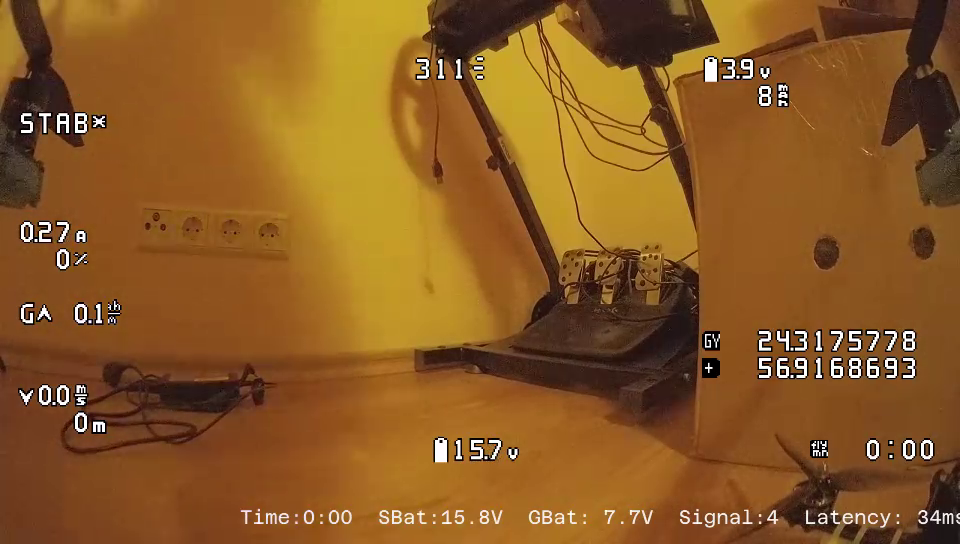
#> input picture frame 90 of TestingFiles/drone_feed_test.mp4, 960 x 544 px
$ jupyter execute --allow-errors py_proj_antenna.ipynb
#> lines starting #> are read from the running program, lines starting #| are printed output that depends on the picture; after the words box and inside, x2 and y2 are one past the last pixel; in counts of white or black regions, pixels touching at a corner belong together
#> the loop `for i in range (int(videofps/capture_frequency)):` made 12 passes
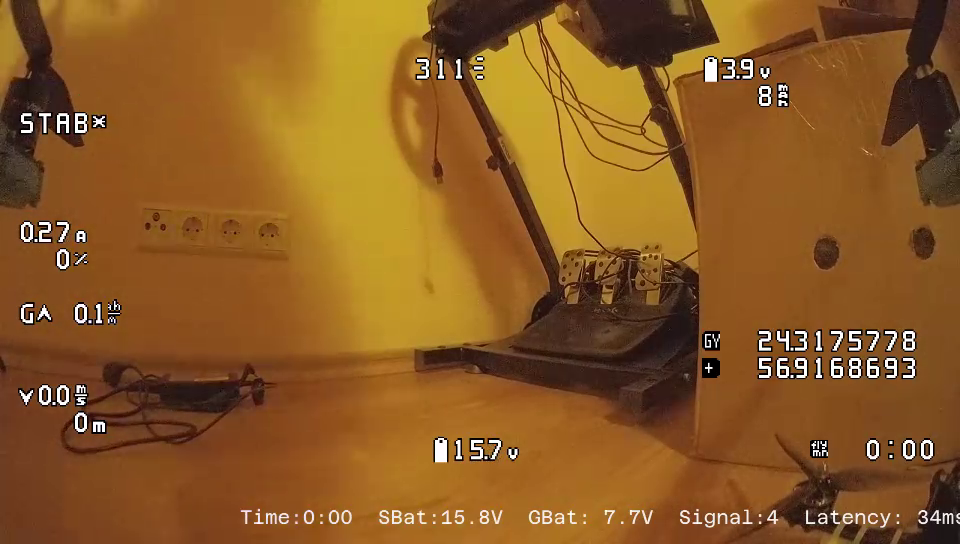
#> input picture frame 90 of TestingFiles/drone_feed_test.mp4, 960 x 544 px
#> `grayframe = cv2.cvtColor(frame, cv2.COLOR_BGR2GRAY)`:
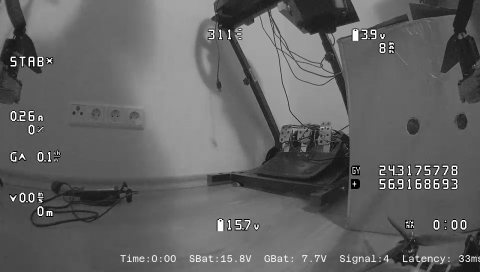
#> grayframe: shape (544, 960) (shown at 1/2 size); min 0, max 255, mean 98.6
#> `grayframe = cv2.cvtColor(frame, cv2.COLOR_BGR2GRAY)`:
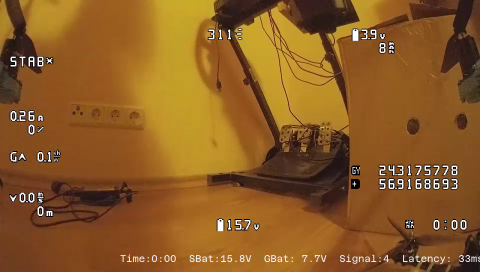
#> frame: shape (544, 960, 3) (shown at 1/2 size); mean B, G, R 36.6, 90.5, 138.4
#> `framestatus2, tresholdframe = cv2.threshold(grayframe,220,255,cv2.THRE..`:
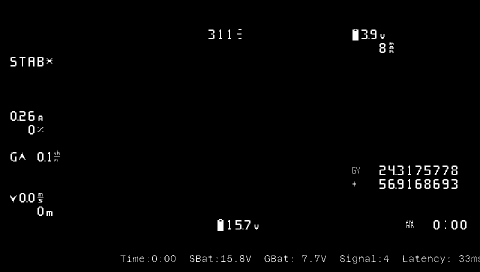
#> tresholdframe: shape (544, 960) (shown at 1/2 size); min 0, max 255, mean 3.7
#> `lat_area = tresholdframe[lat_contour[0,1]:lat_contour[0,1]+lat_height,..`:
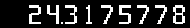
#> lat_area: shape (28, 190); min 0, max 255, mean 40.1
#> `lon_area = tresholdframe[lon_contour[0,1]:lon_contour[0,1]+lon_height,..`:
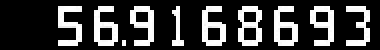
#> lon_area: shape (25, 190) (shown 2 times larger); min 0, max 255, mean 60.2
#> `alt_area = tresholdframe[alt_contour[0,1]:alt_contour[0,1]+alt_height,..`:
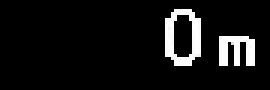
#> alt_area: shape (30, 90) (shown 3 times larger); min 0, max 255, mean 19.3
[cell 1]
import cv2
import os
import time
import pymavlink
from multiprocessing import Process
import numpy as np

[cell 2]
#Loading training images and labels and saving the data
images = []
labels = np.array([2,0,0,3,3,9,9,6,6,8,8,6,6,1,1,9,9,6,6,5,5,8,8,7,7,7,7,5,5,7,7,1,1,3,3,4,4,2,2])
trainedlabels = labels[:,np.newaxis]
#print(trainedlabels.shape)
#print(trainedlabels)
picnum = 39
img_data = []
#> (the rest of this cell did not finish here and is left out)

#> (a cell that did not finish here is left out)

#> (a cell that did not finish here is left out)

[cell 5]
#Native 1920x1080, video test 960x544
# left top corner (x,y), right top corner(x,y), right bottom corner(x,y), left bottom corner(x,y)
x_res = 960
y_res = 544

lat_contour = np.array([[int(730/960*x_res),int(326/544*y_res)],[int(920/960*x_res),int(326/544*y_res)],[int(920/960*x_res),int(354/544*y_res)],[int(730/960*x_res),int(354/544*y_res)]])
lon_contour = np.array([[int(730/960*x_res),int(355/544*y_res)],[int(920/960*x_res),int(355/544*y_res)],[int(920/960*x_res),int(380/544*y_res)],[int(730/960*x_res),int(380/544*y_res)]])
alt_contour = np.array([[int(20/960*x_res),int(410/544*y_res)],[int(110/960*x_res),int(410/544*y_res)],[int(110/960*x_res),int(440/544*y_res)],[int(20/960*x_res),int(440/544*y_res)]])
contour_arr = np.array([lat_contour, lon_contour, alt_contour])
lat_width = abs(lat_contour[0,0]-lat_contour[1,0])
lat_height = abs(lat_contour[0,1]-lat_contour[2,1])
lon_width = abs(lon_contour[0,0]-lon_contour[1,0])
lon_height = abs(lon_contour[0,1]-lon_contour[2,1])
alt_width = abs(alt_contour[0,0]-alt_contour[1,0])
alt_height = abs(alt_contour[0,1]-alt_contour[2,1])
#print(np.shape(contour_arr))

[cell 6]
def img_to_number(img_frame, img_name):
#> called with img_name = 'lat'
	number_contour = cv2.findContours(img_frame.copy(), cv2.RETR_EXTERNAL, cv2.CHAIN_APPROX_SIMPLE)
#> number_contour = 10 contours, 1 with area under 20; largest, box (x1, y1, x2, y2) and area: (173, 5, 185, 24) 170, (119, 5, 131, 24) 71, (29, 5, 41, 24) 68, (47, 5, 59, 24) 61, (65, 5, 77, 24) 55
	number_contour = number_contour[0]
	#print(number_contour)
	good_contour = []
	good_bounding_boxes = []
	img_array = []
	img_array_resized = []
	#resize_size = (10,10)
	#resize_size = (20,20)
	resize_size = (30,30)
	for i in number_contour:
		(x,y,w,h) = cv2.boundingRect(i)
		#print(x,y,w,y,i,cv2.boundingRect(i))
		if w>=5 and (h>= 15):
			good_contour.append(i)
			good_bounding_boxes.append(cv2.boundingRect(i))
#> this loop made 10 passes
#> (x, y, w, h) on passes 2 to 9: (173, 5, 12, 19), (155, 5, 12, 19), (137, 5, 12, 19), (119, 5, 12, 19), (101, 5, 12, 19), (86, 5, 6, 19), (65, 5, 12, 19), (47, 5, 12, 19)
#> after the loop, good_bounding_boxes = [(173, 5, 12, 19), (155, 5, 12, 19), (137, 5, 12, 19), (119, 5, 12, 19), (101, 5, 12, 19), (86, 5, 6, 19), (65, 5, 12, 19), (47, 5, 12, 19), (29, 5, 12, 19)]; good_contour = 9 contours; largest, box (x1, y1, x2, y2) and area: (173, 5, 185, 24) 170, (119, 5, 131, 24) 71, (29, 5, 41, 24) 68, (47, 5, 59, 24) 61, (65, 5, 77, 24) 55
	#good_bounding_boxes = list(good_bounding_boxes)
	good_bounding_boxes_arr = np.array(good_bounding_boxes)
#> good_bounding_boxes_arr = [[173, 5, 12, 19], [155, 5, 12, 19], [137, 5, 12, 19], [119, 5, 12, 19], [101, 5, 12, 19], [86, 5, 6, 19], [65, 5, 12, 19], [47, 5, 12, 19], [29, 5, 12, 19]]
	# [6 lines of commented-out code are left out]
	i = 0
	for i in range(good_bounding_boxes_arr.shape[0]):
		y1 = good_bounding_boxes_arr[i,1].item()
		y2 = int(good_bounding_boxes_arr[i,1])+int(good_bounding_boxes_arr[i,3])
		x1 = int(good_bounding_boxes_arr[i,0])
		x2 = int(good_bounding_boxes_arr[i,0])+int(good_bounding_boxes_arr[i,2])
		tempimg = img_frame[y1:y2, x1:x2]
		img_array.append(tempimg.copy())
		temp_resized_img = cv2.resize(tempimg, resize_size, interpolation=cv2.INTER_AREA)
		img_array_resized.append(temp_resized_img.copy())
#> this loop made 9 passes
#> (x1, x2) on passes 1 to 8: (173, 185), (155, 167), (137, 149), (119, 131), (101, 113), (86, 92), (65, 77), (47, 59)
#> pass 1, in img_to_number, `temp_resized_img = cv2.resize(tempimg, resize_size, interpolation=cv2...`:
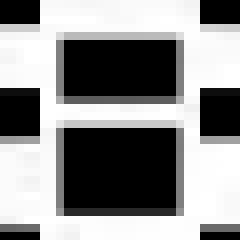
#> temp_resized_img: shape (30, 30) (shown 8 times larger); min 0, max 255, mean 141.2
#> pass 2, in img_to_number, `temp_resized_img = cv2.resize(tempimg, resize_size, interpolation=cv2...`:
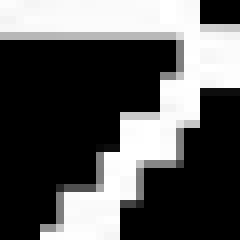
#> temp_resized_img: shape (30, 30) (shown 8 times larger); min 0, max 255, mean 89.2
#> after the loop:
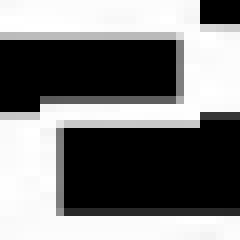
#> temp_resized_img: shape (30, 30) (shown 8 times larger); min 0, max 255, mean 123.6
#> after the loop, img_array = 9 items; img_array_resized = 9 items
		# [5 lines of commented-out code are left out]
	img_array_resized = np.array(img_array_resized)
	#img_array_resized = img_array_resized.reshape(-1,100).astype(np.float32)
	img_array_resized = img_array_resized.reshape(-1,900).astype(np.float32)
	ret,result,neighbours,dist = knn.findNearest(img_array_resized,k=1)
	endstring = str(int(result[(len(result)-1)]))
	i=0
	for i in range (len(result)-1):
		endstring = endstring + str(int(result[(len(result)-2-i)]))
	if(len(result)>=7):
		endnum = int(endstring)/(10000000)
	else:
		endnum = int(endstring)
	#print(endnum)
	#print(len(result))
	#cv2.imshow('nam', numarea)
	return endnum

[cell 7]
#Displays every 20th frame from video currently, live feed later
testvid = cv2.VideoCapture('C:/Users/Eriks/Desktop/drone_feed_test.mp4')
videofps = 60
capture_frequency = 5 # analyzed frames per second
i = 0
show_full_frame = 0 #Value 1 used for seeing the full screen before area cropping
#> (the rest of this cell did not finish here and is left out)

$ run again, starting later in the video
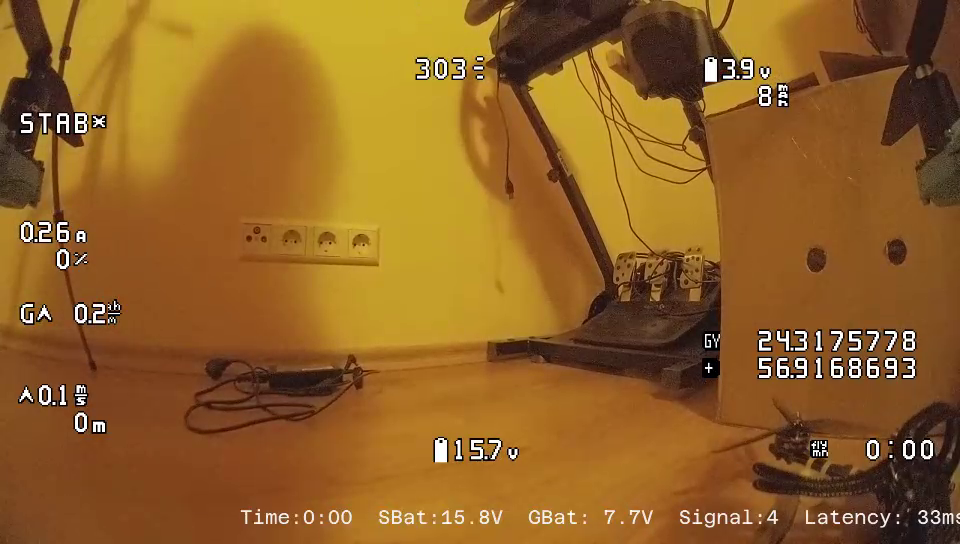
#> input picture frame 405 of TestingFiles/drone_feed_test.mp4, 960 x 544 px
#> the loop `for i in range (int(videofps/capture_frequency)):` made 12 passes
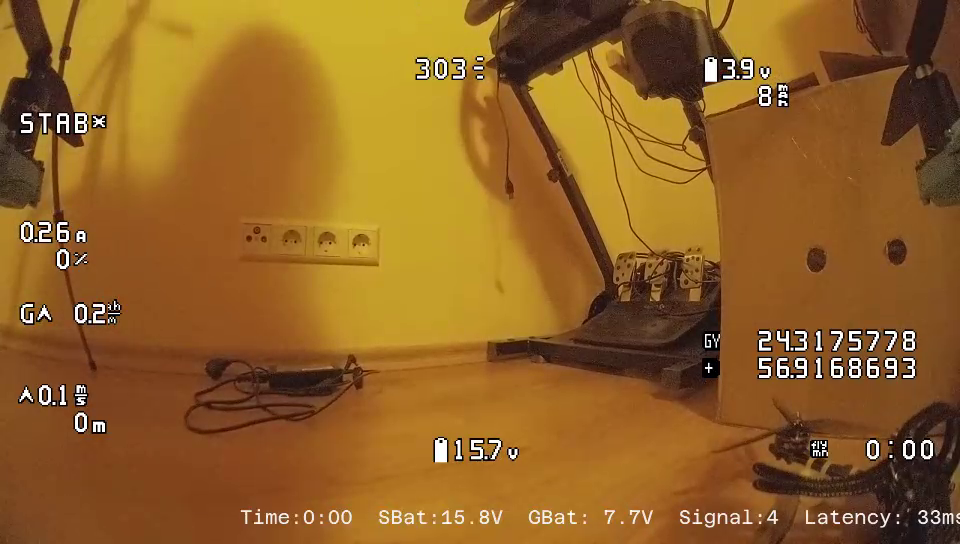
#> input picture frame 405 of TestingFiles/drone_feed_test.mp4, 960 x 544 px
#> `grayframe = cv2.cvtColor(frame, cv2.COLOR_BGR2GRAY)`:
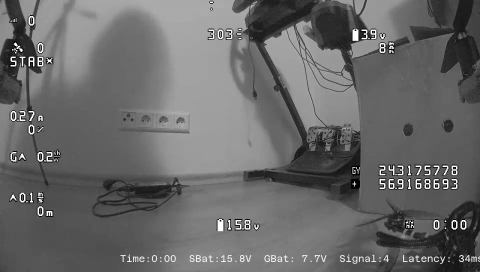
#> grayframe: shape (544, 960) (shown at 1/2 size); min 0, max 255, mean 104.6
#> `framestatus2, tresholdframe = cv2.threshold(grayframe,220,255,cv2.THRE..`:
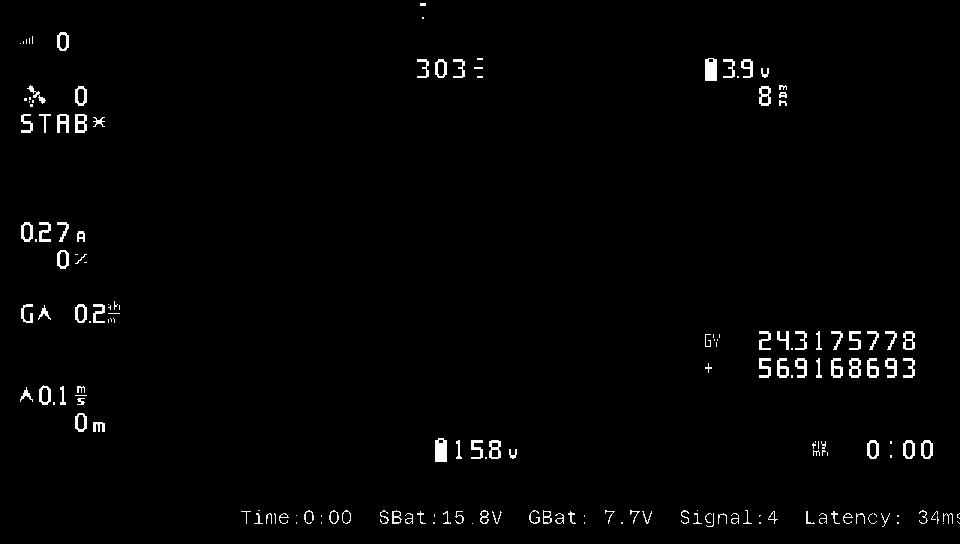
#> tresholdframe: shape (544, 960); min 0, max 255, mean 3.9
#> number_contour = 10 contours, 1 with area under 20; largest, box (x1, y1, x2, y2) and area: (173, 5, 185, 24) 170, (119, 5, 131, 24) 71, (29, 5, 41, 24) 68, (47, 5, 59, 24) 61, (65, 5, 77, 24) 55
#> the loop in img_to_number, `for i in number_contour:` made 10 passes
#> (x, y, w, h) on passes 2 to 9: (173, 5, 12, 19), (155, 5, 12, 19), (137, 5, 12, 19), (119, 5, 12, 19), (101, 5, 12, 19), (86, 5, 6, 19), (65, 5, 12, 19), (47, 5, 12, 19)
#> after the loop in img_to_number, `for i in number_contour:`: good_bounding_boxes = [(173, 5, 12, 19), (155, 5, 12, 19), (137, 5, 12, 19), (119, 5, 12, 19), (101, 5, 12, 19), (86, 5, 6, 19), (65, 5, 12, 19), (47, 5, 12, 19), (29, 5, 12, 19)]; good_contour = 9 contours; largest, box (x1, y1, x2, y2) and area: (173, 5, 185, 24) 170, (119, 5, 131, 24) 71, (29, 5, 41, 24) 68, (47, 5, 59, 24) 61, (65, 5, 77, 24) 55
#> good_bounding_boxes_arr = [[173, 5, 12, 19], [155, 5, 12, 19], [137, 5, 12, 19], [119, 5, 12, 19], [101, 5, 12, 19], [86, 5, 6, 19], [65, 5, 12, 19], [47, 5, 12, 19], [29, 5, 12, 19]]
#> the loop in img_to_number, `for i in range(good_bounding_boxes_arr.shape[0]):` made 9 passes
#> (x1, x2) on passes 1 to 8: (173, 185), (155, 167), (137, 149), (119, 131), (101, 113), (86, 92), (65, 77), (47, 59)
#> after the loop in img_to_number, `for i in range(good_bounding_boxes_arr.shape[0]):`: img_array = 9 items
